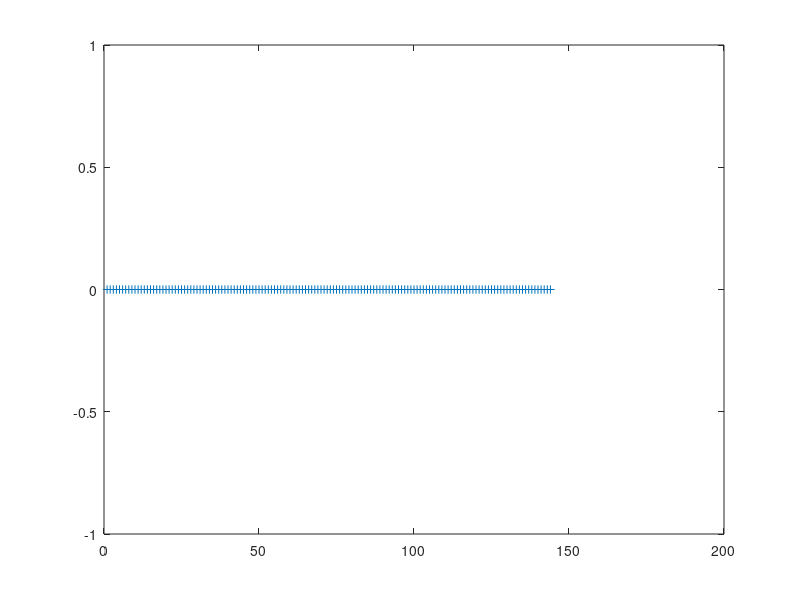

Reproduce this figure in MATLAB. (Note: this script raises an error after producing the figure.)
%% monthly, 18 years x 12 months/year = 216
%% monthly, 19 years x 12 months/year = 228

addpath /home/sergio/MATLABCODE/
addpath /home/sergio/MATLABCODE/TIME
addpath /home/sergio/MATLABCODE/
addpath /home/sergio/MATLABCODE/PLOTTER
addpath /home/sergio/MATLABCODE/COLORMAP
addpath /home/sergio/MATLABCODE/COLORMAP/LLS
addpath /home/sergio/MATLABCODE/oem_pkg_run_sergio_AuxJacs/StrowCodeforTrendsAndAnomalies/
addpath /home/sergio/MATLABCODE/CONVERT_GAS_UNITS/Strow_humidity/convert_humidity/
addpath /home/sergio/MATLABCODE/CONVERT_GAS_UNITS/IDL_WV_ROUTINES/atmos_phys/MATLAB/

%if ~exist('iDorA')
%  iDorA = +1; %% desc
%  iDorA = -1; %% asc
%end

clear iaFound

iNumYears = 12; 
iaMax = iNumYears*12;

for ii = 1 : iaMax
  fin = ['/asl/s1/sergio/MakeAvgObsStats2002_2020_startSept2002_v3/TimeSeries/CMIP6/Tile_Center/cmip6_tile_center_monthly_timestep_' num2str(ii,'%03d') '.mat'];

  if exist(fin)
    iaFound(ii) = 1;
  else
    iaFound(ii) = 0;
  end
end
[sum(iaFound) length(iaFound)]
plot(1:iaMax,iaFound,'+-')

for ii = 1 : iaMax
  fin = ['/asl/s1/sergio/MakeAvgObsStats2002_2020_startSept2002_v3/TimeSeries/CMIP6/Tile_Center/cmip6_tile_center_monthly_timestep_' num2str(ii,'%03d') '.mat'];
  if exist(fin)
    if mod(ii,100) == 0
      fprintf(1,'+ \n')
    elseif mod(ii,10) == 0
      fprintf(1,'x')
    else
      fprintf(1,'.')
    end
    iaFound(ii) = 1;

    a = load(fin);

    %% already done this in /home/sergio/MATLABCODE/RTPMAKE/CLUST_RTPMAKE/CLUSTMAKE_CMIP6/clust_compute_cmip6_profile_rtpfiles.m
    %%a.pnew_ip.rh = convert_humidity(a.pnew_ip.plevs*100,a.pnew_ip.ptemp,a.pnew_ip.gas_1,'mixing ratio','relative humidity');
    if ~isfield(a.pnew_ip,'rh')
      a.pnew_ip.rh = convert_humidity(a.pnew_ip.plevs*100,a.pnew_ip.ptemp,a.pnew_ip.gas_1,'specific humidity','relative humidity');
    end

    all.yy(ii) = a.yyuseII;
    all.mm(ii) = a.mmuseII;
    all.dd(ii) = 15;

    all.nwp_ptemp(ii,:,:) = a.pnew_ip.ptemp;
    all.nwp_gas_1(ii,:,:) = a.pnew_ip.gas_1;
    %all.nwp_gas_3(ii,:,:) = a.pnew_ip.gas_3;
    all.nwp_rh(ii,:,:)    = a.pnew_ip.rh;
    all.nwp_plevs(ii,:,:) = a.pnew_ip.plevs;

    all.gas_1(ii,:,:) = a.pnew_op.gas_1;
    all.gas_3(ii,:,:) = a.pnew_op.gas_3;
    all.ptemp(ii,:,:) = a.pnew_op.ptemp;
    all.stemp(ii,:)   = a.pnew_op.stemp;
    all.mmw(ii,:)     = a.pnew_op.mmw;
    all.nlays(ii,:)   = a.pnew_op.nlevs-1;
    all.RH(ii,:,:)    = a.pnew_op.RH;
    all.TwSurf(ii,:)  = a.pnew_op.TwSurf;
    all.RHSurf(ii,:)  = a.pnew_op.RHSurf;
  else
    iaFound(ii) = 0;
  end
end
fprintf(1,'\n');
all.rlon = a.pnew_op.rlon;
all.rlat = a.pnew_op.rlat;

monitor_memory_whos

comment = 'see driver_computeCMIP6_monthly_trends.m';
if iNumYears == 12
  save -v7.3 CMIP6_atm_data_2002_09_to_2014_08.mat comment all
end

figure(1); scatter_coast(all.rlon,all.rlat,40,nanmean(all.stemp,1)); colormap(jet); title('CMIP6 mean stemp')
figure(2); scatter_coast(all.rlon,all.rlat,40,nanmean(all.RHSurf,1)); colormap(jet); title('CMIP6 mean RHsurf')
figure(3); scatter_coast(all.rlon,all.rlat,40,nanmean(all.TwSurf,1)); colormap(jet); title('CMIP6 mean TWSurf')
figure(4); scatter_coast(all.rlon,all.rlat,40,nanmean(all.mmw,1)); colormap(jet); title('CMIP6 mean mmw')

figure(5); scatter_coast(a.pnew_op.rlon,a.pnew_op.rlat,40,a.pnew_op.stemp); colormap(jet); title('CMIP6 mean stemp')
figure(6); scatter_coast(a.pnew_op.rlon,a.pnew_op.rlat,40,a.pnew_op.RHSurf); colormap(jet); title('CMIP6 mean RHsurf')
figure(7); scatter_coast(a.pnew_op.rlon,a.pnew_op.rlat,40,a.pnew_op.TwSurf); colormap(jet); title('CMIP6 mean TWSurf')
figure(8); scatter_coast(a.pnew_op.rlon,a.pnew_op.rlat,40,a.pnew_op.mmw); colormap(jet); title('CMIP6 mean mmw')

plevs = load('/home/sergio/MATLABCODE/airslevels.dat');
pN = plevs(1:end-1)-plevs(2:end);
pD = log(plevs(1:end-1)./plevs(2:end));
plays = flipud(pN./pD);

load /home/sergio/MATLABCODE/oem_pkg_run_sergio_AuxJacs/TILES_TILES_TILES_MakeAvgCldProfs2002_2020/Code_For_HowardObs_TimeSeries/latB64.mat
rlat65 = latB2; rlon73 = -180 : 5 : +180;
rlon = -180 : 5 : +180;  rlat = latB2;
rlon = 0.5*(rlon(1:end-1)+rlon(2:end));
rlat = 0.5*(rlat(1:end-1)+rlat(2:end));

figure(9); junk = reshape(a.pnew_op.ptemp,101,72,64); junk = squeeze(nanmean(junk,2)); junk = junk(1:100,:); pcolor(rlat,plays,junk);
  caxis([200 300]); colormap(jet); set(gca,'ydir','reverse'); set(gca,'yscale','log'); shading flat; ylim([10 1000]); colorbar
figure(10); junk = reshape(a.pnew_op.RH,100,72,64); junk = squeeze(nanmean(junk,2)); junk = junk(1:100,:); pcolor(rlat,plays,junk);
  caxis([00 100]); colormap(jet); set(gca,'ydir','reverse'); set(gca,'yscale','log'); shading flat; ylim([100 1000]); colorbar

%%%%%%%%%%%%%%%%%%%%%%%%%%%%%%%%%%%%%%%%%%%%%%%%%%%%%%%%%%%%%%%%%%%%%%%%
dayOFtime = change2days(all.yy,all.mm,all.dd,2002);

computeERA5_surface_trends

figure(1); scatter_coast(all.rlon,all.rlat,40,nanmean(trend_stemp,1)); title('CMIP6 trend  stemp K/yr');    caxis([-0.2 +0.2]); colormap(usa2);
figure(2); scatter_coast(all.rlon,all.rlat,40,nanmean(trend_RHSurf,1)); title('CMIP6 trend  RHsurf pc/yr'); caxis([-0.4 +0.4]); colormap(usa2);
figure(3); scatter_coast(all.rlon,all.rlat,40,nanmean(trend_TwSurf,1)); title('CMIP6 trend  TWSurf K/yr');  caxis([-0.2 +0.2]); colormap(usa2);
figure(4); scatter_coast(all.rlon,all.rlat,40,nanmean(trend_mmw,1)); title('CMIP6 trend  colwater mm/yr');  caxis([-0.2 +0.2]); colormap(usa2);

figure(1); scatter_coast(all.rlon,all.rlat,40,nanmean(trend_stemp,1)); title('CMIP6 trend  stemp K/yr');    caxis([-0.1 +0.1]); colormap(usa2);
figure(2); scatter_coast(all.rlon,all.rlat,40,nanmean(trend_RHSurf,1)); title('CMIP6 trend  RHsurf pc/yr'); caxis([-0.4 +0.4]); colormap(usa2);
figure(3); scatter_coast(all.rlon,all.rlat,40,nanmean(trend_TwSurf,1)); title('CMIP6 trend  TWSurf K/yr');  caxis([-0.1 +0.1]); colormap(usa2);
figure(4); scatter_coast(all.rlon,all.rlat,40,nanmean(trend_mmw,1)); title('CMIP6 trend  colwater mm/yr');  caxis([-0.2 +0.2]); colormap(usa2);
pause(0.1)
%%%%%%%%%%%%%%%%%%%%%%%%%%%%%%%%%%%%%%%%%%%%%%%%%%%%%%%%%%%%%%%%%%%%%%%%

computeERA5_atmos_trends

if isfield(all,'nwp_plevs')
  trend_nwp_plevs_mean = squeeze(nanmean(all.nwp_plevs,1));
end

trend_plays = flipud(pN./pD);

trend_rlat = all.rlat;
trend_rlon = all.rlon;
trend_rlat64 = rlat; trend_rlon72 = rlon;

if iNumYears == 12
  save CMIP6_atm_data_2002_09_to_2014_08_trends.mat comment trend*
end

%%%%%%%%%%%%%%%%%%%%%%%%%%%%%%%%%%%%%%%%%%%%%%%%%%%%%%%%%%%%%%%%%%%%%%%%

load('llsmap5.mat');
figure(1); scatter_coast(all.rlon,all.rlat,40,nanmean(trend_stemp,1)); title('CMIP6 trend  stemp K/yr');    caxis([-0.1 +0.1]); colormap(usa2);
figure(2); scatter_coast(all.rlon,all.rlat,40,nanmean(trend_RHSurf,1)); title('CMIP6 trend  RHsurf pc/yr'); caxis([-0.4 +0.4]); colormap(usa2);

figure(3); junk = reshape(trend_ptemp,100,72,64); junk = squeeze(nanmean(junk,2)); 
  pcolor(trend_rlat64,trend_plays,junk); title('CMIP6 trend ptemp K/yr');  caxis([-0.15 +0.15]); colormap(llsmap5); set(gca,'ydir','reverse'); set(gca,'yscale','log'); shading interp; ylim([10 1000]); colorbar
figure(4); junk = reshape(trend_RH,100,72,64); junk = squeeze(nanmean(junk,2)); 
  pcolor(trend_rlat64,trend_plays,junk); title('CMIP6 trend RH percent/yr');  caxis([-0.25 +0.25]); colormap(llsmap5); set(gca,'ydir','reverse'); set(gca,'yscale','log'); shading interp; ylim([10 1000]); colorbar

figure(5); junk = squeeze(nanmean(all.ptemp,1)); junk = junk(1:100,:); junk = reshape(junk,100,72,64); junk = squeeze(nanmean(junk,2)); 
  pcolor(trend_rlat64,trend_plays,junk); title('CMIP6 mean ptemp K');  caxis([200 300]); colormap(jet); set(gca,'ydir','reverse'); set(gca,'yscale','log'); shading flat; ylim([10 1000]); colorbar
figure(6); junk = squeeze(nanmean(all.RH,1)); junk = junk(1:100,:); junk = reshape(junk,100,72,64); junk = squeeze(nanmean(junk,2)); 
  pcolor(trend_rlat64,trend_plays,junk); title('CMIP6 mean RH percent');  caxis([0 100]); colormap(jet); set(gca,'ydir','reverse'); set(gca,'yscale','log'); shading flat; ylim([100 1000]); colorbar

